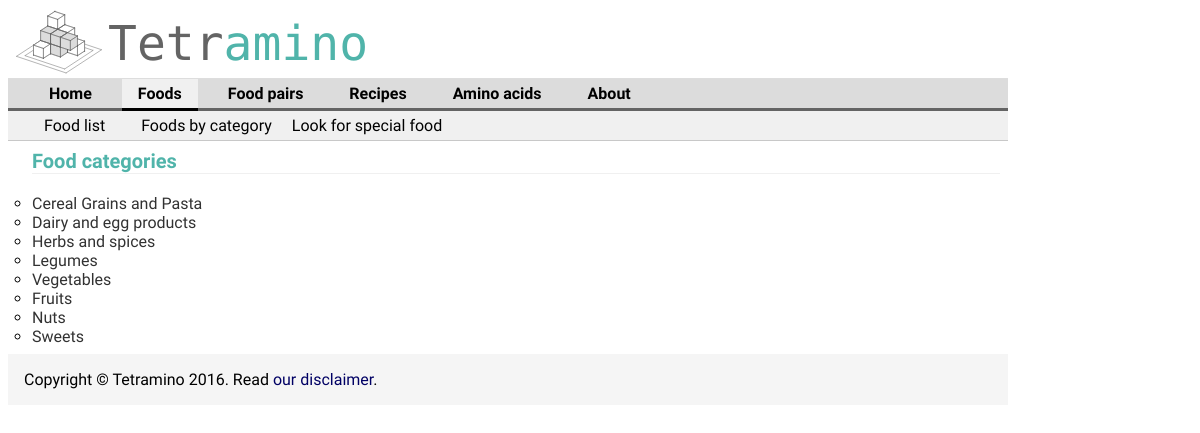
Screenshot of /food-categories/ with the database file from the repository.
### aminoApp/models.py (models this page shows, shortened)
class FoodCategory(models.Model):
    cat_dbid = models.IntegerField(null=True)
    name = models.CharField(max_length=200)
    address_name = models.CharField(max_length=80,null=True)
    description = models.TextField(null=True, blank=True)

### aminoApp/views.py (the view)
# urls.py: url(r'^food-categories/', views.listFoodCategories, name='foodCats'),
def listFoodCategories(request):
    foodCats = FoodCategory.objects.all()
    context = {'foodCats': foodCats}
    return render(request, 'aminoApp/listFoodCategories.html', context)

### aminoApp/templates/aminoApp/listFoodCategories.html (shortened to what this page needs)
{% extends "aminoApp/baseFoods.html" %}
{% block content %}
<h1>
   Food categories
</h1>
{% if foodCats %}
    <ul>
    {% for cat in foodCats %}
        <li><a href="/food-category_{{cat.address_name}}/">{{ cat.name }}</a></li>
    {% endfor %}
    </ul>
{% else %}
    <p>No categories are available.</p>
{% endif %}
{% endblock %}

### aminoApp/static/aminoApp/yellowBungeeStyle.css (style rules this page uses)
ul { list-style-type: circle; padding: 0; margin: 0; }
#content ul { list-style-type: circle; padding: 0; margin: 0; }
body { font-family: "Raleway", serif; }
a:link { text-decoration: none; color: rgb(0,0,100); }
li a:link { color: rgb(50,50,50); }
h1 { margin-bottom: 1em; margin-top: 0; margin-left: 0em; font-family: 'Raleway', serif; font-size: 20px; text-align: left; color: rgb(80,180,170); border-bottom: solid 1px rgb(240,240,240); }

### rows the page displays
FoodCategory: name "Cereal Grains and Pasta"
FoodCategory: name "Dairy and egg products"
FoodCategory: name "Herbs and spices"
FoodCategory: name "Legumes"
FoodCategory: name "Vegetables"
FoodCategory: name "Fruits"
FoodCategory: name "Nuts"
FoodCategory: name "Sweets"
